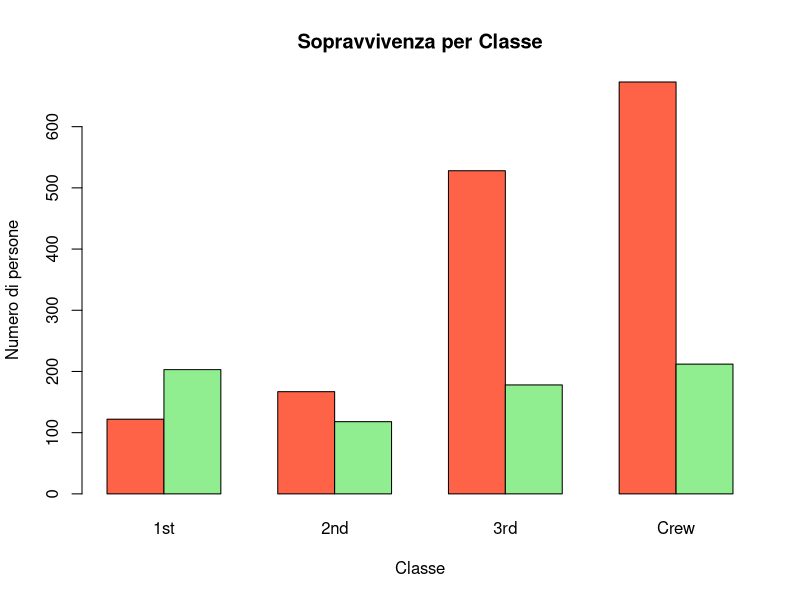
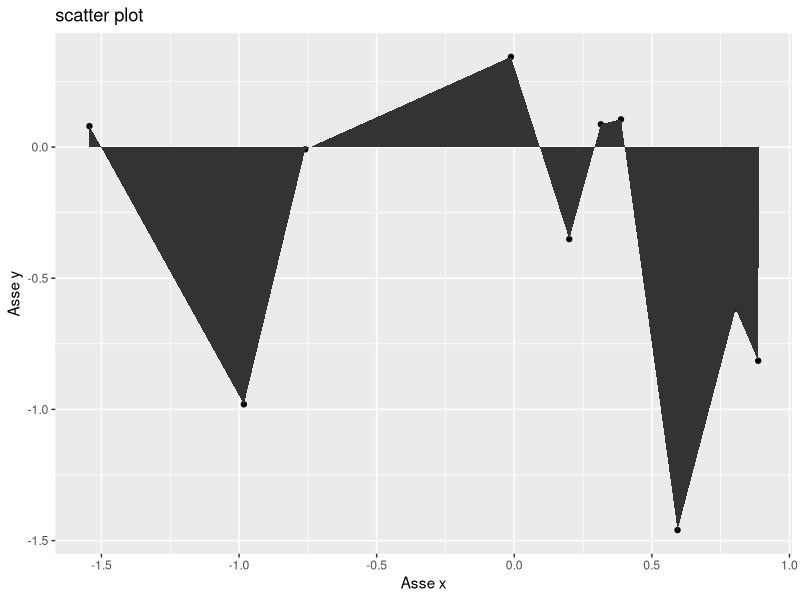

The R script that drew these images, in order:


applica_se_trovi<- function(matrice, valore, oper){
  
  lista<-character(0)

  for (var in matrice) {
    
    if(var==valore){
      
      var<-oper(var)
    }
    
    lista<-c(lista,round(var,digits = 2))
    
  }
  matriceMOD<-matrix(lista,ncol = ncol(matrice))
  return(matriceMOD)
  
}


m <- matrix(1:100, nrow = 10)
m1<-applica_se_trovi(m,70,log10)

m1

#View(m1)


rm(list=ls())
#coding12

library(ggplot2)

#hist(x, breaks = 100, col = "darkorange2", border = "white", main = "Istogramma", xlab = "Valori", ylab = "Frequenza")

# Carica il dataset Titanic
data(Titanic)
titanic_df <- as.data.frame(Titanic)

# Barplot: sopravvivenza per classe 
classi <- unique(titanic_df$Class)
sopravvissuti <- numeric(length(classi))
non_sopravvissuti <- numeric(length(classi))
for (i in seq_along(classi)) {
  c <- classi[i]
  # Subset per classe e stato di sopravvivenza
  sopravvissuti[i] <- sum(titanic_df$Freq[titanic_df$Class == c & titanic_df$Survived == "Yes"])
  non_sopravvissuti[i] <- sum(titanic_df$Freq[titanic_df$Class == c & titanic_df$Survived == "No"])
}

# Costruzione del barplot
barplot(
  rbind(non_sopravvissuti, sopravvissuti),
  beside = TRUE,
  names.arg = classi,
  col = c("tomato", "lightgreen"),
  main = "Sopravvivenza per Classe",
  xlab = "Classe",
  ylab = "Numero di persone"
)


dati<-data.frame(
  x = rnorm(10),
  y=rnorm(10)
)

grafico <- ggplot(data=dati,aes(x=x,y=y))+geom_point()

graficoPer<- grafico + labs(title = "scatter plot", x = "Asse x", y = "Asse y")+theme_gray()

graficoPer<- graficoPer+geom_area()

graficoPer